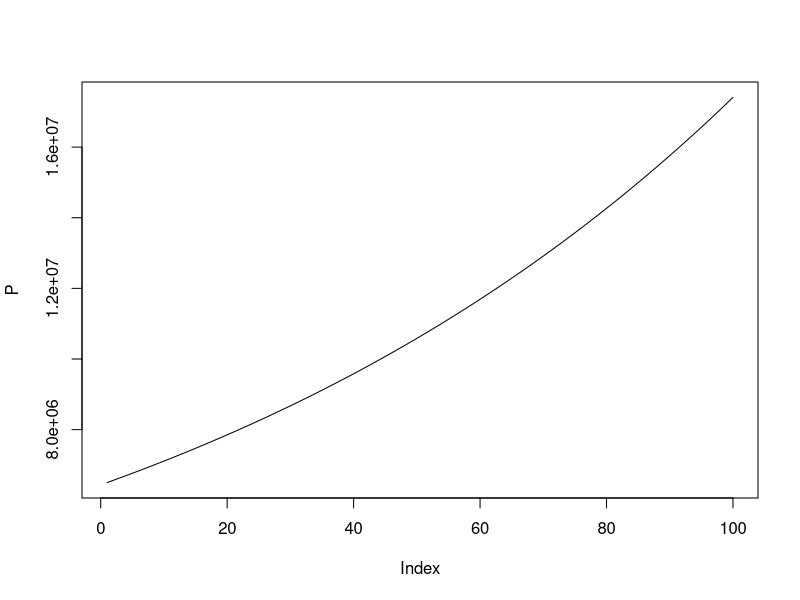

Reproduce this figure in R.

T <- 100

P <- matrix(0, T, 1)

P[1] <- 6500000
tNac <- 0.01


for (t in 2:T){
  P[t] <- P[t-1] * (1 + tNac)
}

plot(P,type="l")
